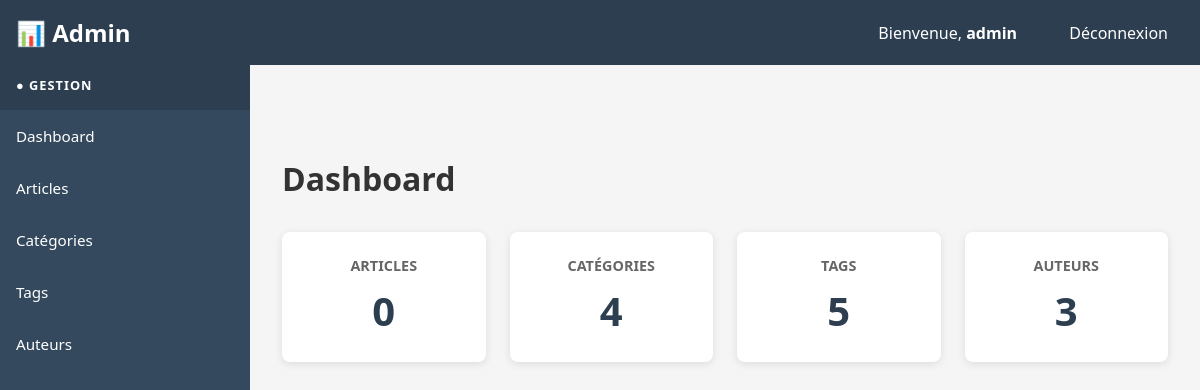
Page /admin/dashboard/ (signed in) on the earlier database version.
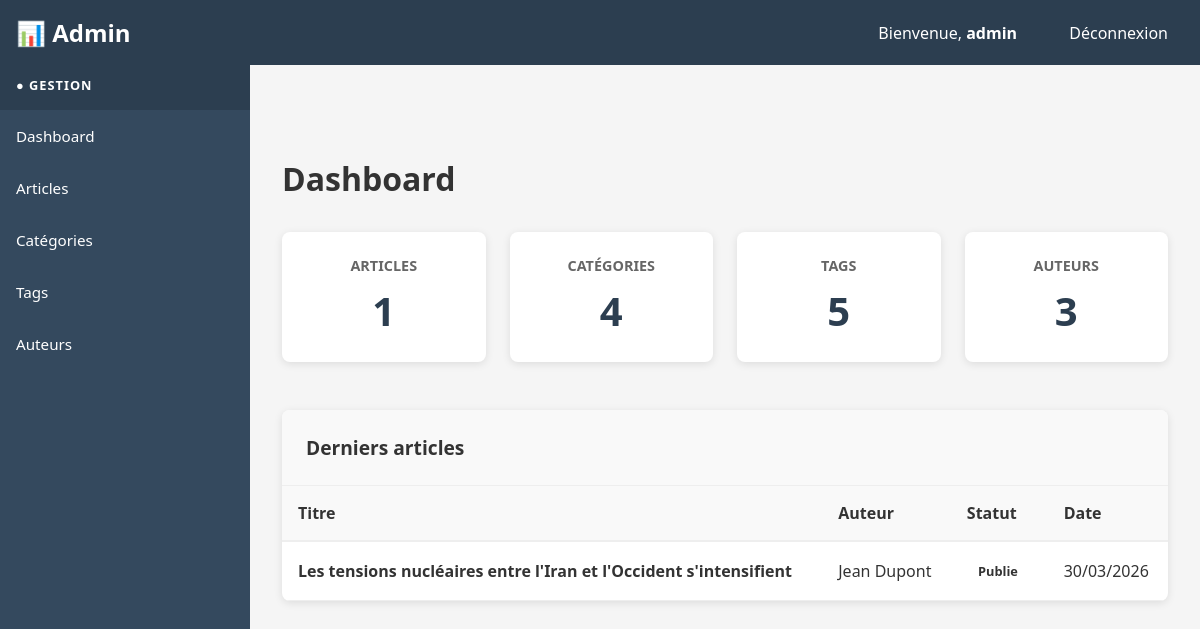
Same page on the later database version.
### tables this page shows
CREATE TABLE IF NOT EXISTS article (
  id INT PRIMARY KEY AUTO_INCREMENT,
  titre VARCHAR(255) NOT NULL,
  slug VARCHAR(255) UNIQUE NOT NULL,
  chapeau TEXT,
  contenu_html LONGTEXT,
  seo_title VARCHAR(60),
  seo_meta_description VARCHAR(160),
  date_publication DATETIME,
  date_modification DATETIME DEFAULT CURRENT_TIMESTAMP ON UPDATE CURRENT_TIMESTAMP,
  statut ENUM('brouillon', 'publie', 'archive') DEFAULT 'brouillon',
  auteur_id INT,
  categorie_id INT,
  nb_vues INT DEFAULT 0,
  created_at TIMESTAMP DEFAULT CURRENT_TIMESTAMP,
  FOREIGN KEY (auteur_id) REFERENCES auteur(id) ON DELETE SET NULL,
  FOREIGN KEY (categorie_id) REFERENCES categorie(id) ON DELETE SET NULL,
  KEY idx_slug (slug),
  KEY idx_statut (statut),
  KEY idx_categorie_id (categorie_id),
  KEY idx_auteur_id (auteur_id)
);

CREATE TABLE IF NOT EXISTS auteur (
  id INT PRIMARY KEY AUTO_INCREMENT,
  nom VARCHAR(255) NOT NULL,
  bio TEXT,
  photo_url VARCHAR(500),
  email VARCHAR(255) UNIQUE NOT NULL,
  created_at TIMESTAMP DEFAULT CURRENT_TIMESTAMP
);

### src/session.php (called while the page is built, shortened)
<?php
function getCurrentUser() {
    return [
        'id' => $_SESSION['user_id'] ?? null,
        'login' => $_SESSION['user_login'] ?? null,
        'role' => $_SESSION['user_role'] ?? null,
    ];
}

### src/functions.php (called while the page is built, shortened)
<?php
function escape($string) {
    return htmlspecialchars($string, ENT_QUOTES, 'UTF-8');
}
function formatDate($date, $format = 'd/m/Y à H:i') {
    if (is_string($date)) {
        $date = new DateTime($date);
    }
    return $date->format($format);
}

### src/admin/dashboard.php (the view, shortened to what this page needs)
<?php
require_once __DIR__ . '/../config.php';
require_once __DIR__ . '/../functions.php';
require_once __DIR__ . '/../session.php';
$user = getCurrentUser();
$stats = [];
$stmt = $pdo->query('SELECT COUNT(*) as total FROM article');
$stats['articles'] = $stmt->fetch()['total'];
$stmt = $pdo->query('SELECT COUNT(*) as total FROM categorie');
$stats['categories'] = $stmt->fetch()['total'];
$stmt = $pdo->query('SELECT COUNT(*) as total FROM tag');
$stats['tags'] = $stmt->fetch()['total'];
$stmt = $pdo->query('SELECT COUNT(*) as total FROM auteur');
$stats['auteurs'] = $stmt->fetch()['total'];
$stmt = $pdo->query('
    SELECT a.id, a.titre, a.statut, a.date_publication, aut.nom
    FROM article a
    LEFT JOIN auteur aut ON a.auteur_id = aut.id
    ORDER BY a.created_at DESC
    LIMIT 5
');
$lastArticles = $stmt->fetchAll();
?>
<!DOCTYPE html>
<html lang="fr">
<head>
</head>
<body>
    <div class="navbar">
        <h1>📊 Admin</h1>
        <div>
            <span>Bienvenue, <strong><?php echo escape($user['login']); ?></strong></span>
            <a href="/admin/logout">Déconnexion</a>
        </div>
    </div>
    <div class="sidebar">
        <div class="sidebar-title">● Gestion</div>
        <a href="/admin/dashboard/">Dashboard</a>
        <a href="/admin/articles/">Articles</a>
        <a href="/admin/categories/">Catégories</a>
        <a href="/admin/tags/">Tags</a>
        <a href="/admin/auteurs/">Auteurs</a>
    </div>
    <div class="main-content">
        <h1 class="page-title">Dashboard</h1>
        <div class="stats-grid">
            <div class="stat-card">
                <h3>Articles</h3>
                <div class="number"><?php echo $stats['articles']; ?></div>
            </div>
            <div class="stat-card">
                <h3>Catégories</h3>
                <div class="number"><?php echo $stats['categories']; ?></div>
            </div>
            <div class="stat-card">
                <h3>Tags</h3>
                <div class="number"><?php echo $stats['tags']; ?></div>
            </div>
            <div class="stat-card">
                <h3>Auteurs</h3>
                <div class="number"><?php echo $stats['auteurs']; ?></div>
            </div>
        </div>
        <?php if (!empty($lastArticles)): ?>
            <div class="recent-articles">
                <h2>Derniers articles</h2>
                <table class="articles-table">
                    <thead>
                        <tr>
                            <th>Titre</th>
                            <th>Auteur</th>
                            <th>Statut</th>
                            <th>Date</th>
                        </tr>
                    </thead>
                    <tbody>
                        <?php foreach ($lastArticles as $article): ?>
                            <tr>
                                <td><strong><?php echo escape($article['titre']); ?></strong></td>
                                <td><?php echo escape($article['nom'] ?? 'N/A'); ?></td>
                                <td>
                                    <span class="badge badge-<?php echo $article['statut']; ?>">
                                        <?php echo ucfirst($article['statut']); ?>
                                    </span>
                                </td>
                                <td><?php echo formatDate($article['date_publication'], 'd/m/Y'); ?></td>
                            </tr>
                        <?php endforeach; ?>
                    </tbody>
                </table>
            </div>
        <?php endif; ?>
    </div>
</body>
</html>

Differences in the rows shown:
added article: titre "Les tensions nucléaires entre l'Iran et l'Occident s'intensifient", auteur.nom "Jean Dupont", statut "Publie", date_publication "30/03/2026"
Other differences:
$stats['articles']: "0" → "1"
text now shown: "Derniers articles Titre Auteur Statut Date"
